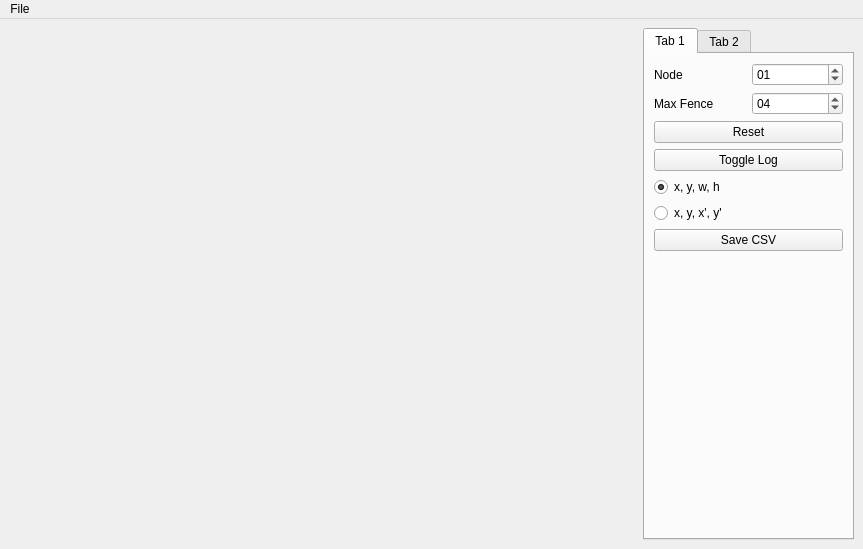
<?xml version="1.0" encoding="UTF-8"?>
<ui version="4.0">
 <class>MainWindow</class>
 <widget class="QMainWindow" name="MainWindow">
  <property name="geometry">
   <rect>
    <x>0</x>
    <y>0</y>
    <width>863</width>
    <height>549</height>
   </rect>
  </property>
  <property name="windowTitle">
   <string>Cow Fence cfg Creator</string>
  </property>
  <widget class="QWidget" name="centralwidget">
   <layout class="QGridLayout" name="gridLayout">
    <item row="0" column="0">
     <layout class="QHBoxLayout" name="horizontalLayout" stretch="3,1">
      <item>
       <layout class="QVBoxLayout" name="layout"/>
      </item>
      <item>
       <widget class="QTabWidget" name="tabWidget">
        <property name="currentIndex">
         <number>0</number>
        </property>
        <widget class="QWidget" name="tab">
         <attribute name="title">
          <string>Tab 1</string>
         </attribute>
         <layout class="QGridLayout" name="gridLayout_2">
          <item row="2" column="0" colspan="2">
           <widget class="QPushButton" name="resetBn">
            <property name="text">
             <string>Reset</string>
            </property>
           </widget>
          </item>
          <item row="1" column="0">
           <widget class="QLabel" name="label">
            <property name="text">
             <string>Max Fence</string>
            </property>
           </widget>
          </item>
          <item row="0" column="0">
           <widget class="QLabel" name="label_2">
            <property name="text">
             <string>Node</string>
            </property>
           </widget>
          </item>
          <item row="7" column="0" colspan="2">
           <spacer name="verticalSpacer">
            <property name="orientation">
             <enum>Qt::Vertical</enum>
            </property>
            <property name="sizeHint" stdset="0">
             <size>
              <width>20</width>
              <height>40</height>
             </size>
            </property>
           </spacer>
          </item>
          <item row="0" column="1">
           <widget class="QSpinBox" name="nodeBox">
            <property name="prefix">
             <string>0</string>
            </property>
            <property name="maximum">
             <number>100</number>
            </property>
            <property name="value">
             <number>1</number>
            </property>
            <property name="displayIntegerBase">
             <number>10</number>
            </property>
           </widget>
          </item>
          <item row="1" column="1">
           <widget class="QSpinBox" name="cntBox">
            <property name="prefix">
             <string>0</string>
            </property>
            <property name="value">
             <number>4</number>
            </property>
           </widget>
          </item>
          <item row="3" column="0" colspan="2">
           <widget class="QPushButton" name="logBn">
            <property name="text">
             <string>Toggle Log</string>
            </property>
           </widget>
          </item>
          <item row="6" column="0" colspan="2">
           <widget class="QPushButton" name="csvBn">
            <property name="text">
             <string>Save CSV</string>
            </property>
           </widget>
          </item>
          <item row="4" column="0" colspan="2">
           <widget class="QRadioButton" name="rB01">
            <property name="text">
             <string>x, y, w, h</string>
            </property>
            <property name="checked">
             <bool>true</bool>
            </property>
           </widget>
          </item>
          <item row="5" column="0" colspan="2">
           <widget class="QRadioButton" name="rB02">
            <property name="text">
             <string>x, y, x', y'</string>
            </property>
           </widget>
          </item>
         </layout>
        </widget>
        <widget class="QWidget" name="tab_2">
         <attribute name="title">
          <string>Tab 2</string>
         </attribute>
        </widget>
       </widget>
      </item>
     </layout>
    </item>
   </layout>
  </widget>
  <widget class="QMenuBar" name="menubar">
   <property name="geometry">
    <rect>
     <x>0</x>
     <y>0</y>
     <width>863</width>
     <height>22</height>
    </rect>
   </property>
   <widget class="QMenu" name="menuFile">
    <property name="title">
     <string>File</string>
    </property>
    <addaction name="actionOpen_Image"/>
   </widget>
   <addaction name="menuFile"/>
  </widget>
  <action name="actionOpen_Image">
   <property name="text">
    <string>Open Image</string>
   </property>
  </action>
 </widget>
 <resources/>
 <connections/>
</ui>
